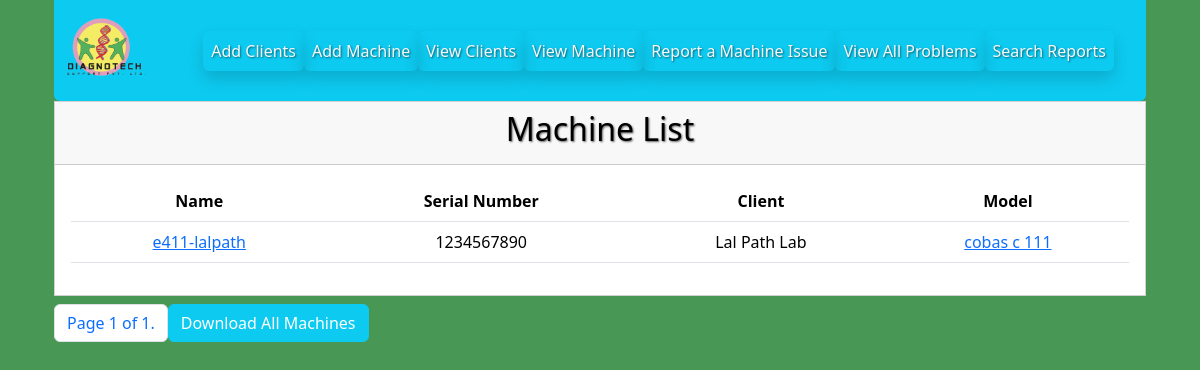
Before: /machines/ (signed in) with the older database file.
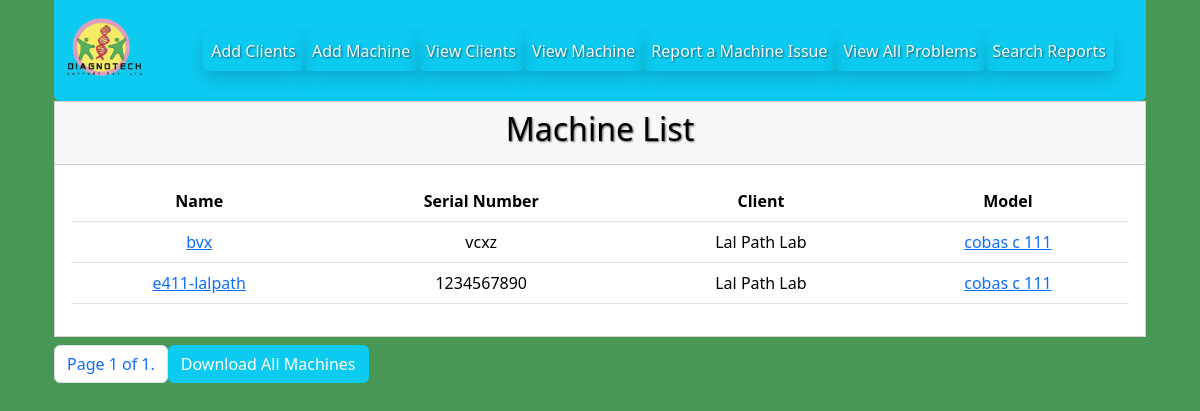
After: the same page with the newer database file.
### digidiagno/models/machinemodel.py (models this page shows, shortened)
class MachineModel(models.Model):
        machine_name = models.CharField( max_length=50, unique=True)
        machine_serial_number = models.CharField(max_length=50, unique=True)
        client = models.ForeignKey(ClientModel, null=True, blank=True, related_name='machine', on_delete=models.CASCADE)
        model = models.CharField(max_length=100, choices=status_choices, default='Processing')
        install_location = models.CharField(max_length=50, null=True, blank=True)
        class Meta:
            ordering = ['-id']

### digidiagno/models/clientmodel.py (models this page shows, shortened)
class ClientModel(models.Model):
    client_name = models.CharField( max_length=50)
    client_address = models.CharField( max_length=50)
    client_contact = models.CharField( max_length=50)
    contact_number = models.CharField(max_length=50, blank=True, null=True)
    contact_email = models.CharField(max_length=50, blank=True, null=True)
    warranty_amc_status = models.CharField(max_length=50, choices=choice, blank=True, null=True)
    class Meta:
            ordering = ['-id']
    def __str__(self):
                return self.client_name

### digidiagno/views/machineview.py (the view)
# urls.py: path('machines/', MachineView.view_machine, name='view_machine'),
    @login_required
    def view_machine(request):
       machine =  MachineModel.objects.all()
       paginator = Paginator(machine,25)
       page_number = request.GET.get('page')
       page_obj = paginator.get_page(page_number)
       return render(request, 'view_machine.html', {'machine':page_obj, 'page_obj':page_obj})

### digidiagno/templates/view_machine.html (shortened to what this page needs)
    {% extends 'base.html' %}
    {% block content %}
    {% if user.is_authenticated %}
    {% include "header.html" %}
    {% else %}
    <p>You are not logged in! Please login first</p>
    <a href="{% url 'login' %}"><button>
        Go To Login
    </button></a>
    {% endif %}
        <div class="container">
            <div class="row justify-content-center">
                <div class="col-12">
                    <div class="card text-center rounded-0 ">
                        <div class="card-header text-black"> <h2 class="h2 text-black">Machine List</h2></div>
                        <div class="card-body table-responsive">
                                <table class="table" >
                                    <tr>
                                        <th>Name</th>
                                        <th>Serial Number</th>
                                        <th>Client</th>
                                        <th>Model</th>
                                    </tr>
                                {% for x in machine %}
                                        <tr>
                                        <td>
                                            <a href="{% url 'machine_by_id' machine_id=x.id %}">
                                                {{ x.machine_name }}
                                            </a>
                                        </td>
                                        <td>{{ x.machine_serial_number}}</td>
                                        <td>{{ x.client}}</td>
                                        <td> <a href="{% url 'problem_by_machine_model' x.model%}">
                                            {{ x.model }}
                                        </a></td>
                                        </tr>
            {% endfor %}
        </table>
        </div>
        </div>
        </div>
        </div>
        <div class="row">
            <div class="col-lg-12">
                <div class="d-flex mt-2 .justify-content-end">
                    <nav aria-label="Page navigation example">
                        <ul class="pagination">
                          <li class="page-item"><a class="page-link" href="#">
                            Page {{ page_obj.number }} of {{ page_obj.paginator.num_pages }}.
                        </a></li>
                        </ul>
                      </nav>
                <a href="{%  url 'export_all_machines' %}" mx-auto><button class="btn btn-info mx-auto text-white h-auto" >
                    Download All Machines
                  </button></a></div>
            </div>
        </div>
        </div>
        {% endblock %}

Changed rows visible on the page:
added MachineModel: machine_name "bvx", machine_serial_number "vcxz", client "Lal Path Lab", model "cobas c 111"
